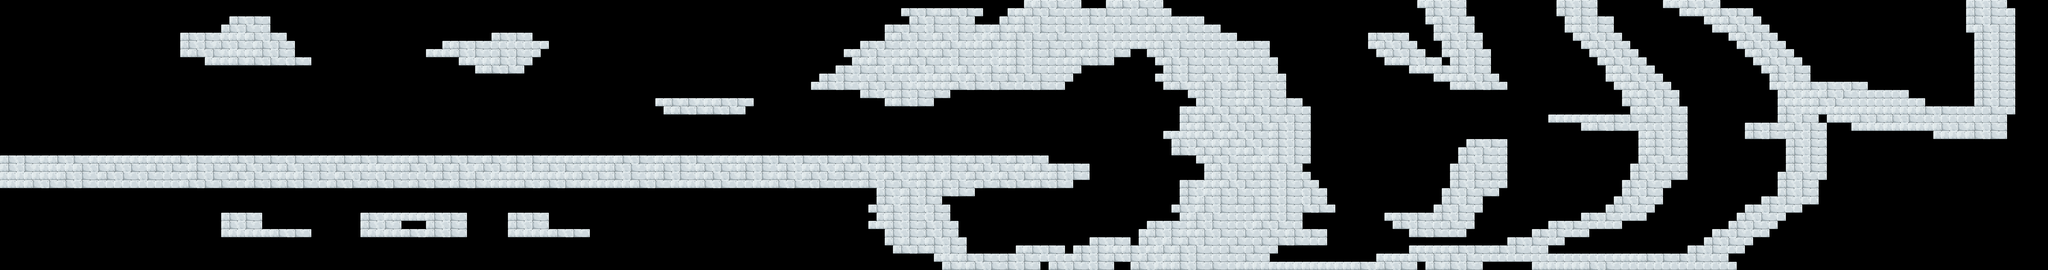

Rendered tile map (Tiled .tmx) drawn with the repository's tilesets; below, a short description and the map source with its tile grids summarised:
An orthogonal 250x33 tile map with 24x24 px tiles, 1 tile layer (Tile Layer 1).

<map version="1.0" orientation="orthogonal" width="250" height="33" tilewidth="24" tileheight="24">
 <tileset firstgid="1" name="tiles" tilewidth="24" tileheight="24">
  <image source="../images/tiles.png" width="480" height="384" />
 </tileset>
 <layer name="Tile Layer 1" width="250" height="33">
  <data>[8250 cells, 2568 non-empty, 5 distinct tile ids]</data>
 </layer>
</map>